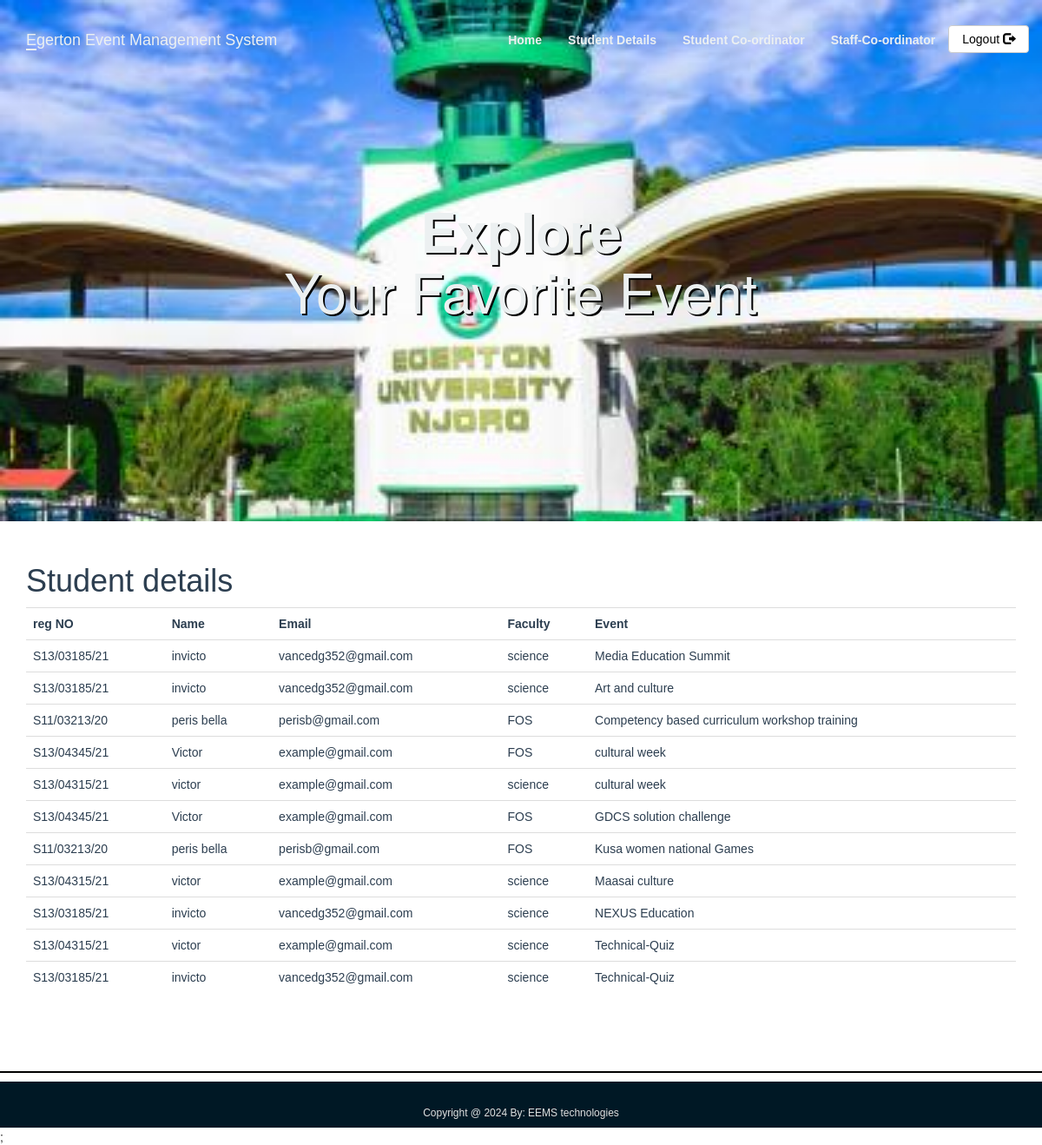
/Stu_details.php, run on an earlier commit of the app's database.
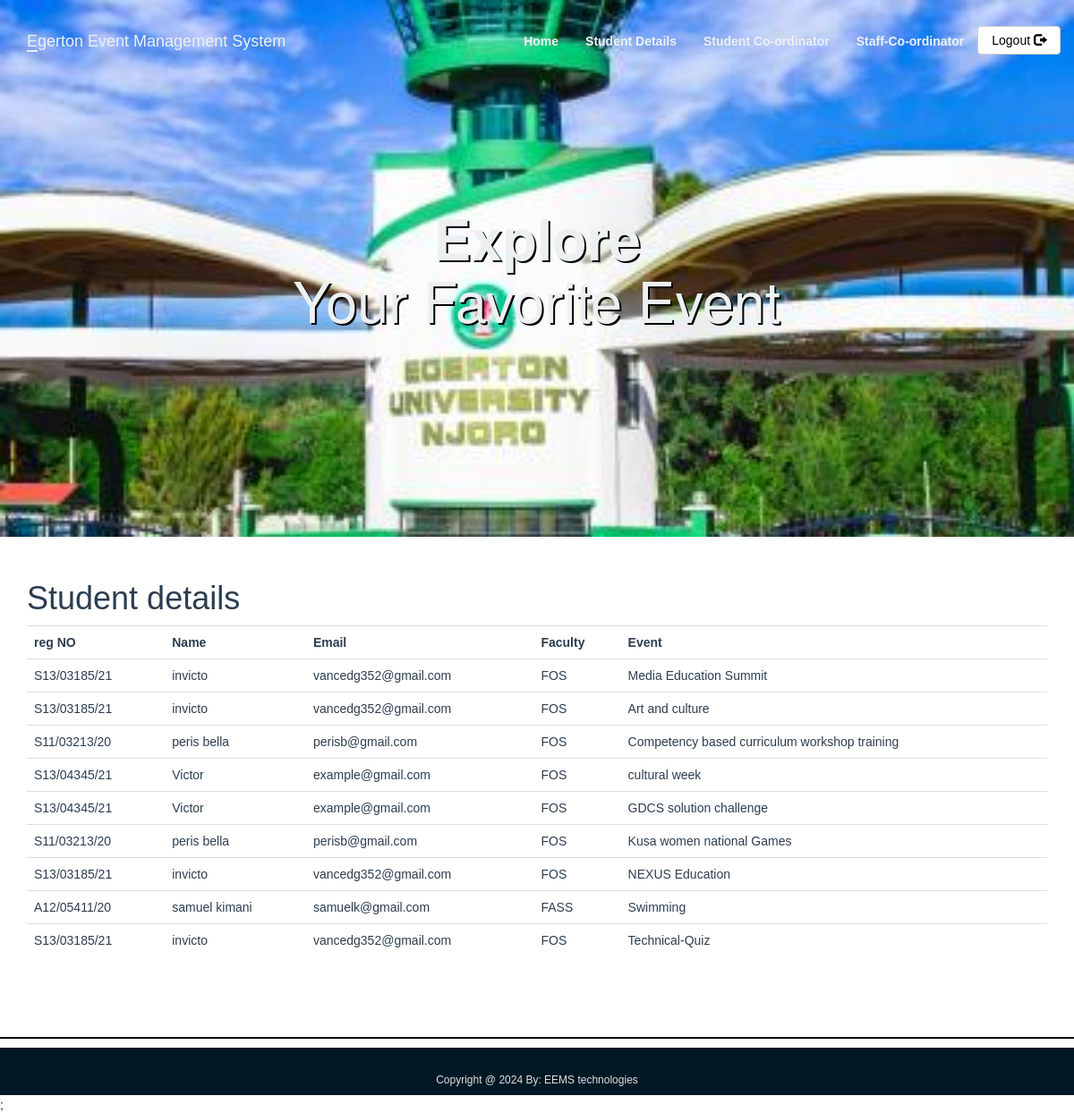
And on a later commit of the database.
### tables this page shows
CREATE TABLE `events` (
  `event_id` int(11) NOT NULL,
  `event_title` varchar(50) NOT NULL,
  `participents` int(100) DEFAULT 0,
  `img_link` text DEFAULT NULL,
  `type_id` int(11) DEFAULT NULL
);

CREATE TABLE `participant` (
  `reg_no` varchar(20) NOT NULL,
  `name` varchar(100) NOT NULL,
  `email` varchar(300) NOT NULL,
  `faculty` varchar(20) NOT NULL,
  `password` varchar(50) NOT NULL
);

### Stu_details.php (the view, shortened to what this page needs)
<?php
include_once 'classes/db1.php';
$result = mysqli_query($conn,"SELECT * FROM events,registered r ,participant p WHERE events.event_id=r.event_id and r.reg_no = p.reg_no order by event_title");
?>
<!DOCTYPE html>
<html>
<head>
        <?php require 'utils/styles.php'; ?>
    </head>
<body><?php include 'utils/adminHeader.php'?>
<div class = "content">
<div class = "container">
<h1>Student details</h1>
<?php
if (mysqli_num_rows($result) > 0) {
?>
 <table class="table table-hover" >
  <tr>
  <th>reg NO</th>
    <th>Name</th>
    <th>Email</th>
    <th>Faculty</th>
    <th>Event</th>
  </tr>
<?php
while($row = mysqli_fetch_array($result)) {
?>
<tr>
<td><?php echo $row["reg_no"]; ?></td>
    <td><?php echo $row["name"]; ?></td>
    <td><?php echo $row["email"]; ?></td>
    <td><?php echo $row["faculty"]; ?></td>
    <td><?php echo $row["event_title"]; ?></td>
</tr>
<?php
}
?>
</table>
 <?php
}
else{
    echo "No result found";
}
?>
</div>
</div>
<?php include 'utils/footer.php'?>;
 </body>
</html>

### utils/styles.php
<link rel = "stylesheet" type = "text/css" href = "css/bootstrap.css">
<link rel = "stylesheet" type = "text/css" href = "css/style.css">

### utils/adminHeader.php (shortened to what this page needs)
<head>
</head>
        <?php require 'utils/styles.php'; ?>
<header class="bgImage" >
    <nav class="navbar" >
        <div class="container">
            <div class="navbar-header">
                <a class = "navbar-brand">
                    Egerton Event Management System
                </a>
            </div>
            <ul class="nav navbar-nav navbar-right">
            <li><a href = "adminPage.php"><strong>Home</strong></a></li>
            <li><a href = "Stu_details.php"><strong>Student Details</strong></a></li>
                    <li><a href = "Stu_cordinator.php"><strong>Student Co-ordinator</strong></a></li>
                    <li><a href = "Staff_cordinator.php"><strong>Staff-Co-ordinator</strong></a></li>
                    <li class="btnlogout"><a class = "btn btn-default navbar-btn" href = "index.php">Logout <span class = "glyphicon glyphicon-log-out"></span></a></li>
            </ul>
        </div>
    </nav>
    <div class = "col-md-12">
        <div class = "container">
            <div class = "jumbotron">
                <h1><strong>Explore<br></strong> Your Favorite Event</h1>
    </div>
</header>

### utils/footer.php
<hr class = "footerline">
<footer>
    <div class = "container">
        <h6 style="text-align:center;"> Copyright @ 2024 By: EEMS technologies</h6>
    </div>
</footer>

### css/style.css (style rules this page uses)
body { overflow-x: hidden; }
hr { border-top: 2px solid black; margin-top: 40px; margin-bottom: 40px; }
header .navbar { padding: 20px 0; font-family: Arial, Helvetica, sans-serif; }
header .navbar-header a::first-letter { border-bottom: 2px solid #ecf0f1; }
header .navbar-nav a { color: #ecf0f1; padding-bottom: 12px; }
header .navbar-nav a:link { position: relative; }
header .btnlogout a { padding-top: 5px; }
header .navbar-nav a:before { content: ""; position: absolute; width: 100%; height: 3px; left: 0; background-color: #ecf0f1; visibility: hidden; -webkit-transform: scaleX(0); transform: scaleX(0); -webkit-transition: all 0.3s ease-in-out 0s; transition: all 0.3s ease-in-out 0s; margin-top: 25px; }
header .navbar-header a { color: #ecf0f1; }
header .navbar-nav .btn { color: black; padding-bottom: 5px; margin: 8px 0px; }
.jumbotron { background-color: transparent; color: #ecf0f1; text-align: center; margin-top: 50px; text-shadow: 2px 2px black; }
.footerline { margin-top: 70px; margin-bottom: 10px; }
.content { font-family: Arial, Helvetica, sans-serif; color: #2C3E50; }
footer { font-family: Arial, Helvetica, sans-serif; color: #E0E0E0; line-height: 2; background-color: #001825; padding-top: 20px; }

### utils/adminHeader.php (style rules this page uses)
.bgImage { background-image: url(images/EU_main_gate.jpg); background-size: cover; background-position: center center; height: 600px; margin-bottom: 29px; }

What changed in the data, as far as the page shows it:
no longer on one of the page's lists (row unchanged): events: participant.reg_no "S13/04315/21", participant.name "victor", participant.email "example@gmail.com", participant.faculty "science", event_title "cultural week"
no longer on this page (row unchanged): events: participant.reg_no "S13/04315/21", participant.name "victor", participant.email "example@gmail.com", participant.faculty "science", event_title "Maasai culture"
no longer on one of the page's lists (row unchanged): events: participant.reg_no "S13/03185/21", participant.name "invicto", participant.email "vancedg352@gmail.com", participant.faculty "science", event_title "Technical-Quiz"
changed through a linked row, events "Media Education Summit": participant.faculty "science" → "FOS"
changed through a linked row, events "Art and culture": participant.faculty "science" → "FOS"
changed through a linked row, events "NEXUS Education": participant.faculty "science" → "FOS"
now on this page (row unchanged): events: participant.reg_no "A12/05411/20", participant.name "samuel kimani", participant.email "samuelk@gmail.com", participant.faculty "FASS", event_title "Swimming"
changed through a linked row, events "Technical-Quiz": participant.reg_no "S13/04315/21" → "S13/03185/21"; participant.name "victor" → "invicto"; participant.email "example@gmail.com" → "vancedg352@gmail.com"; participant.faculty "science" → "FOS"
